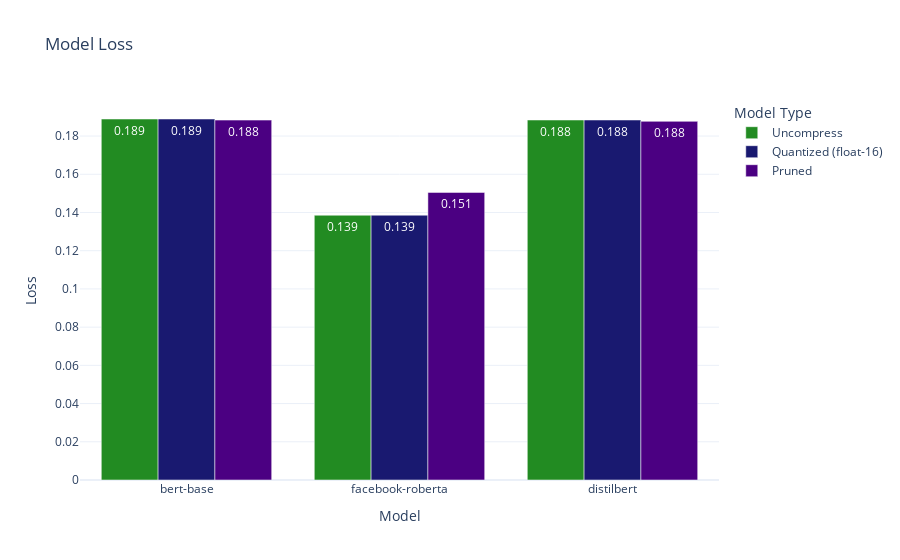

The notebook cell saved with this chart:
### Code cell
# create a bar plot for the pruned models
fig = go.Figure(data=[
    go.Bar(name='Uncompress', x=uncompressed_models_comparison['short_name'], y=uncompressed_models_comparison['eval_loss'], 
           marker_color=c1
           ,text=uncompressed_models_comparison['eval_loss'].round(3) , textposition='auto'
           )
#     ,go.Bar(name='Quantized (int-8)', x=quantized_models_comparison_int8['short_name'], y=quantized_models_comparison_int8['eval_loss'],
#             marker_color=c2
#             ,text=quantized_models_comparison_int8['eval_loss'].round(2), textposition='auto'
#             )
    ,go.Bar(name='Quantized (float-16)', x=quantized_models_comparison['short_name'], y=quantized_models_comparison['eval_loss'],
            marker_color=c3
            ,text=quantized_models_comparison['eval_loss'].round(3), textposition='auto'
            )
    ,go.Bar(name='Pruned', x=pruned_models_comparison2['short_name'], y=pruned_models_comparison2['eval_loss'],
            marker_color=c4
            ,text=pruned_models_comparison2['eval_loss'].round(3), textposition='auto'
            )
            
])
fig.update_layout(
    barmode='group',
    title='Model Loss',
    xaxis_title='Model',
    yaxis_title='Loss',
    legend_title='Model Type',
    template='plotly_white'
)
# fig.update_layout(barmode='group', title='Pruned Models Comparison', xaxis_title='Model', yaxis_title='Model Size (MB)')

### Figure 1 — Plotly figure (JSON) as saved in the notebook; plotly's stock layout.template omitted (floating-point values rounded to 4 significant figures)
{"data": [{"marker": {"color": "rgb(34, 139, 34)"}, "name": "Uncompress", "text": [0.189, 0.139, 0.188], "textposition": "auto", "type": "bar", "x": ["bert-base", "facebook-roberta", "distilbert"], "y": [0.1889, 0.1386, 0.1884]}, {"marker": {"color": "rgb(25, 25, 112)"}, "name": "Quantized (float-16)", "text": [0.189, 0.139, 0.188], "textposition": "auto", "type": "bar", "x": ["bert-base", "facebook-roberta", "distilbert"], "y": [0.1889, 0.1386, 0.1884]}, {"marker": {"color": "rgb(75, 0, 130)"}, "name": "Pruned", "text": [0.188, 0.151, 0.188], "textposition": "auto", "type": "bar", "x": ["bert-base", "facebook-roberta", "distilbert"], "y": [0.1883, 0.1505, 0.1877]}], "layout": {"barmode": "group", "legend": {"title": {"text": "Model Type"}}, "title": {"text": "Model Loss"}, "xaxis": {"title": {"text": "Model"}}, "yaxis": {"title": {"text": "Loss"}}}}
